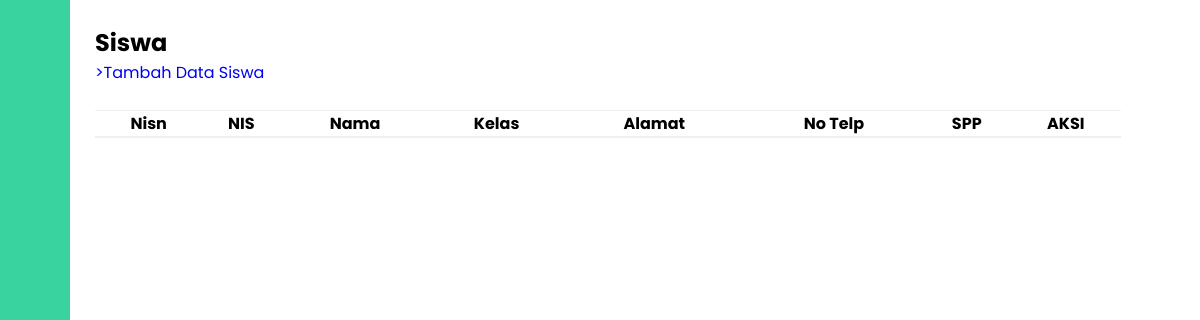
The page /siswa/index.php on the database as committed earlier.
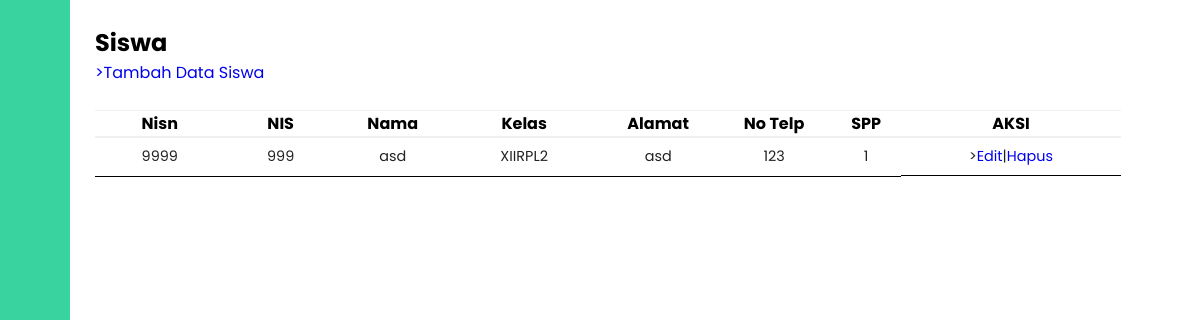
The same page on the database as committed later.
### tables this page shows
CREATE TABLE `siswa` (
  `nisn` char(10) NOT NULL,
  `nis` char(8) NOT NULL,
  `password` varchar(255) NOT NULL,
  `nama` char(35) NOT NULL,
  `id_kelas` int(11) NOT NULL,
  `alamat` text NOT NULL,
  `no_telp` varchar(13) NOT NULL,
  `id_spp` int(11) NOT NULL
);

CREATE TABLE `kelas` (
  `id_kelas` int(11) NOT NULL,
  `nama_kelas` varchar(10) NOT NULL,
  `kompentensi_keahlian` varchar(50) NOT NULL
);

### siswa/index.php (the view, shortened to what this page needs)
<?php
require_once '../templates/header.php';
?>
<section class="home">
    <div class="main-content">
        <h1>Siswa</h1>
        <a href="tambah.php">>Tambah Data Siswa</a><br><br>
        <table>
            <thead>
                <th>Nisn</th>
                <th>NIS</th>
                <th>Nama</th>
                <th>Kelas</th>
                <th>Alamat</th>
                <th>No Telp</th>
                <th>SPP</th>
                <th>AKSI</th>
            </thead>
            <tbody>
                <?php
                $query = "select * from siswa JOIN kelas ON siswa.id_kelas = kelas.id_kelas";
                $result = mysqli_query($conn, $query);
                while ($row = mysqli_fetch_array($result)) {
                ?>
                    <tr>
                        <td><?php echo $row['nisn'] ?></td>
                        <td><?php echo $row['nis'] ?></td>
                        <td><?php echo $row['nama'] ?></td>
                        <td><?php echo $row['nama_kelas'] ?></td>
                        <td><?php echo $row['alamat'] ?></td>
                        <td><?php echo $row['no_telp'] ?></td>
                        <td><?php echo $row['id_spp'] ?></td>
                        <td style="display: flex; justify-content: center;">
                            >
                            <a href="edit.php?id=<?= $row['nisn'] ?>">Edit</a> |
                            <a href="delete.php?id=<?= $row['nisn'] ?>">Hapus</a>
                    </tr>
                <?php
                }
                ?>
            </tbody>
        </table>
    </div>
</section>
<?php
require_once '../templates/footer.php';
?>

Rows that differ between the two databases and show on the page:
added siswa: nisn "9999", nis "999", nama "asd", id_kelas.nama_kelas "XIIRPL2", alamat "asd", no_telp "123", id_spp "1"
